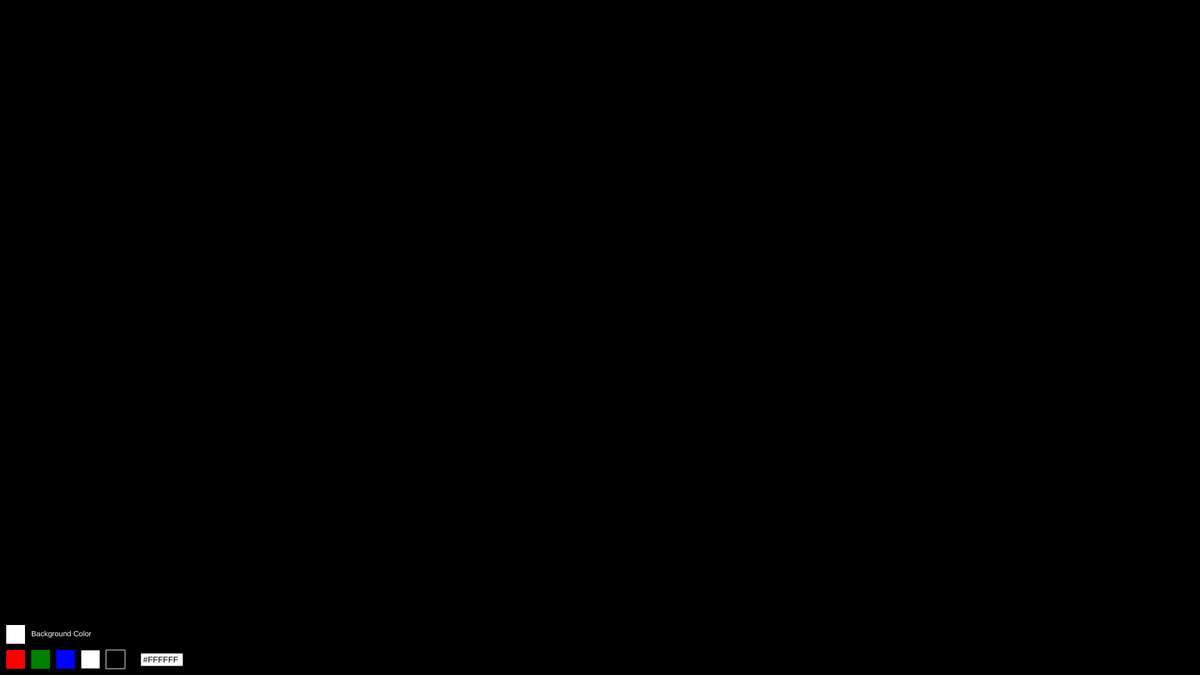
Frame 1 (no input)
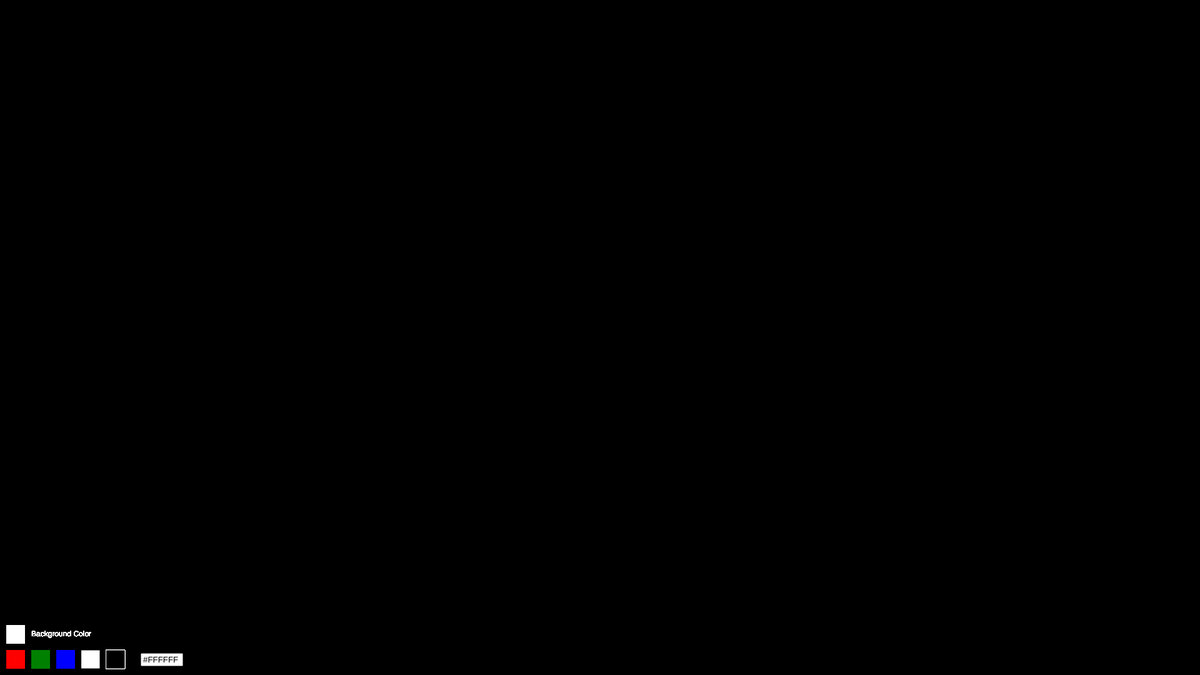
Frame 60 (no input)
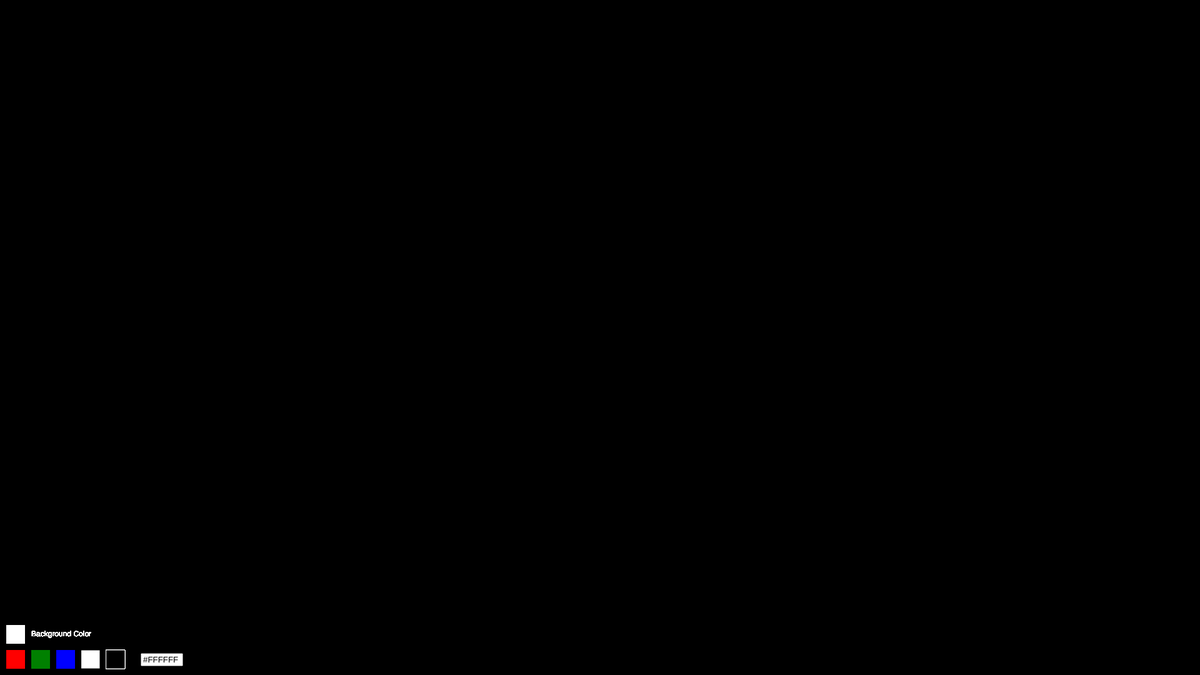
Frame 120 (the mouse pressed at the canvas centre since frame 60)

The p5.js sketch that drew these frames (run headless with seeded random() and noise() and a simulated clock; from frame 60 on, the mouse is pressed at the canvas centre):

// p5.js sketch
// ── sketch.js
let brushSizeX = 20;
let brushSizeY = 20;
let increaseSize = false;
let decreaseSize = false;
let brushColor = 0; // Default color is black (0, 0, 0)
let backgroundColor = 0; // Default background is black (0)
let backgroundToggled = false; // Flag to track if background has been toggled

let customColorPicker; // Input for custom color

function setup() {
  createCanvas(1920, 1080);
  background(backgroundColor);

  // Create the custom color picker input
  customColorPicker = createInput('#FFFFFF'); // Initial color is white
  customColorPicker.position(225, height - 35);
  customColorPicker.size(60);
  customColorPicker.input(updateCustomColor);
}

function draw() {
  noStroke();

  // Determine the color of the toggle square based on the background
  let toggleColor = (backgroundColor === 0) ? 255 : 0;

  // Draw background toggle square
  fill(toggleColor);
  rect(10, height - 80, 30, 30); // Positioned above the color control boxes

  // Draw "Background Color" text next to the background toggle square
  fill(toggleColor);
  textSize(12);
  text("Background Color", 50, height - 62);

  // Draw color control boxes at the bottom
  fill(255, 0, 0);
  rect(10, height - 40, 30, 30);
  fill(0, 128, 0);
  rect(50, height - 40, 30, 30);
  fill(0, 0, 255);
  rect(90, height - 40, 30, 30);
  fill(255);
  stroke(0);
  rect(130, height - 40, 30, 30);
  fill(0);
  stroke(255);
  rect(170, height - 40, 30, 30);
  noStroke();

  if (increaseSize) {
    brushSizeX += 1;
    brushSizeY += 1;
  }

  if (decreaseSize) {
    brushSizeX = max(brushSizeX - 1, 1);
    brushSizeY = max(brushSizeY - 1, 1);
  }

  if (mouseIsPressed) {
    // Check if the mouse is within the color control boxes
    if (mouseY < height - 30) {
      fill(brushColor); // Set the brush color
      ellipse(mouseX, mouseY, brushSizeX, brushSizeY);
    }

    // Check if the mouse is within the background toggle square
    if (!backgroundToggled && mouseX >= 10 && mouseX <= 40 && mouseY >= height - 80 && mouseY <= height - 50) {
      toggleBackground();
      backgroundToggled = true; // Set the flag
    }
  } else {
    backgroundToggled = false; // Reset the flag when mouse is released
  }
}

function keyPressed() {
  if (key === '+' || key === '=') {
    increaseSize = true;
  } else if (key === '-') {
    decreaseSize = true;
  }
}

function keyReleased() {
  if (key === '+' || key === '=') {
    increaseSize = false;
  } else if (key === '-') {
    decreaseSize = false;
  }
}

function mousePressed() {
  // Check if the mouse is within any color control box
  if (mouseY > height - 40) {
    if (mouseX < 50) {
      brushColor = color(255, 0, 0); // Red
    } else if (mouseX < 90) {
      brushColor = color(0, 128, 0); // Green
    } else if (mouseX < 130) {
      brushColor = color(0, 0, 255); // Blue
    } else if (mouseX < 170) {
      brushColor = color(255); // White
    } else if (mouseX < 210) {
      brushColor = color(0); // Black
    }
  }

  // Check if the mouse is within the background toggle square
  if (!backgroundToggled && mouseX >= 10 && mouseX <= 40 && mouseY >= height - 80 && mouseY <= height - 50) {
    toggleBackground();
    backgroundToggled = true; // Set the flag
  }
}

function updateCustomColor() {
  brushColor = color(customColorPicker.value()); // Set custom color
}

function toggleBackground() {
  backgroundColor = (backgroundColor === 0) ? 255 : 0; // Toggle between black and white
  background(backgroundColor); // Apply the new background color
}
